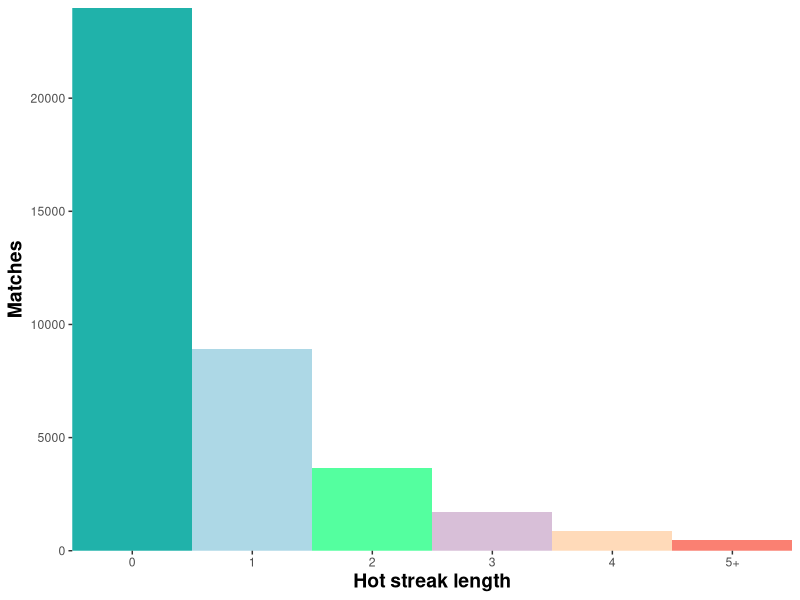

This chart was generated by the following R code:
library(ggplot2)
# Sample data
df <- data.frame(
  Hotstreak = c("0","1","2","3","4","5+"),
  Games = c(24002,8918,3657,1712,882,496),
  cock=c("0","1","2","3","4","5+")
)

# Create a ggplot bar graph without gaps on both axes
ggplot(df, aes(x = Hotstreak, y = Games, fill = cock)) +
  geom_bar(stat = "identity",width=1) + 
  scale_x_discrete(expand = c(0, 0)) +  # Remove gap on x-axis
  scale_y_continuous(expand = c(0, 0)) +  # Remove gap on y-axis+
  scale_fill_manual(values=c("lightseagreen",
                            "lightblue", 
                            "seagreen1", 
                            "thistle",
                            "peachpuff",
                            "salmon")) +
  theme(legend.position = "none")+
  theme(panel.background = element_blank())+
  theme(
    axis.title.x = element_text(family = "sans", face = "bold", size = 14), # X-axis title properties
    axis.title.y = element_text(family = "sans", face = "bold", size = 14))+
  labs(x = "Hot streak length", y = "Matches")

